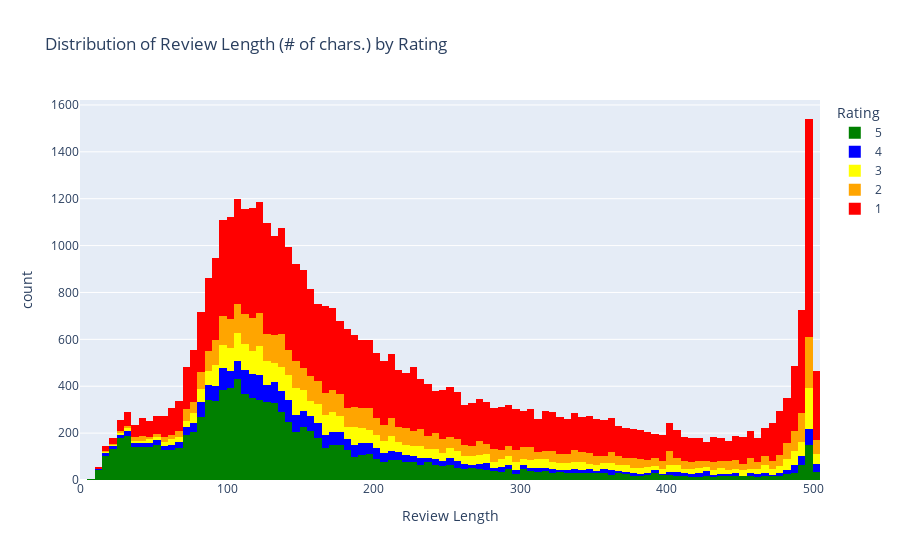

Notebook code cell kept with this figure:
### Markdown cell above
As we can see from the plot above, most reviews are left either by users who found their experience with the app very bad (1-star) or by those who found their experience with the app great (5-star).
<br>
This makes sense, as it can be expected that those with good or bad experiences are more likely to post a review.

### Code cell
# Define color order and map
color_order = [5, 4, 3, 2, 1]
color_map = {5: 'green', 4: 'blue', 3: 'yellow', 2: 'orange', 1: 'red'}

# Create histogram using the 'reviewLength' column
fig_length = px.histogram(df_eda, x='reviewLength', color='rating',
                          title='Distribution of Review Length (# of chars.) by Rating',
                          labels={'reviewLength': 'Review Length', 'rating': 'Rating'},
                          category_orders={'rating': color_order},
                          color_discrete_map=color_map)
fig_length.show()

### Figure 1 — Plotly figure (JSON) as saved in the notebook; plotly's stock layout.template omitted (floating-point values rounded to 4 significant figures; data arrays with more than 128 entries replaced by an {"elided": "..."} marker saying what was removed)
{"data": [{"alignmentgroup": "True", "bingroup": "x", "hovertemplate": "Rating=5<br>Review Length=%{x}<br>count=%{y}<extra></extra>", "legendgroup": "5", "marker": {"color": "green"}, "name": "5", "offsetgroup": "5", "orientation": "v", "showlegend": true, "type": "histogram", "x": {"elided": "10478 int values"}, "xaxis": "x", "yaxis": "y"}, {"alignmentgroup": "True", "bingroup": "x", "hovertemplate": "Rating=4<br>Review Length=%{x}<br>count=%{y}<extra></extra>", "legendgroup": "4", "marker": {"color": "blue"}, "name": "4", "offsetgroup": "4", "orientation": "v", "showlegend": true, "type": "histogram", "x": {"elided": "3124 int values"}, "xaxis": "x", "yaxis": "y"}, {"alignmentgroup": "True", "bingroup": "x", "hovertemplate": "Rating=3<br>Review Length=%{x}<br>count=%{y}<extra></extra>", "legendgroup": "3", "marker": {"color": "yellow"}, "name": "3", "offsetgroup": "3", "orientation": "v", "showlegend": true, "type": "histogram", "x": {"elided": "4442 int values"}, "xaxis": "x", "yaxis": "y"}, {"alignmentgroup": "True", "bingroup": "x", "hovertemplate": "Rating=2<br>Review Length=%{x}<br>count=%{y}<extra></extra>", "legendgroup": "2", "marker": {"color": "orange"}, "name": "2", "offsetgroup": "2", "orientation": "v", "showlegend": true, "type": "histogram", "x": {"elided": "5930 int values"}, "xaxis": "x", "yaxis": "y"}, {"alignmentgroup": "True", "bingroup": "x", "hovertemplate": "Rating=1<br>Review Length=%{x}<br>count=%{y}<extra></extra>", "legendgroup": "1", "marker": {"color": "red"}, "name": "1", "offsetgroup": "1", "orientation": "v", "showlegend": true, "type": "histogram", "x": {"elided": "21361 int values"}, "xaxis": "x", "yaxis": "y"}], "layout": {"barmode": "relative", "legend": {"title": {"text": "Rating"}, "tracegroupgap": 0}, "title": {"text": "Distribution of Review Length (# of chars.) by Rating"}, "xaxis": {"anchor": "y", "domain": [0, 1], "title": {"text": "Review Length"}}, "yaxis": {"anchor": "x", "domain": [0, 1], "title": {"text": "count"}}}}
